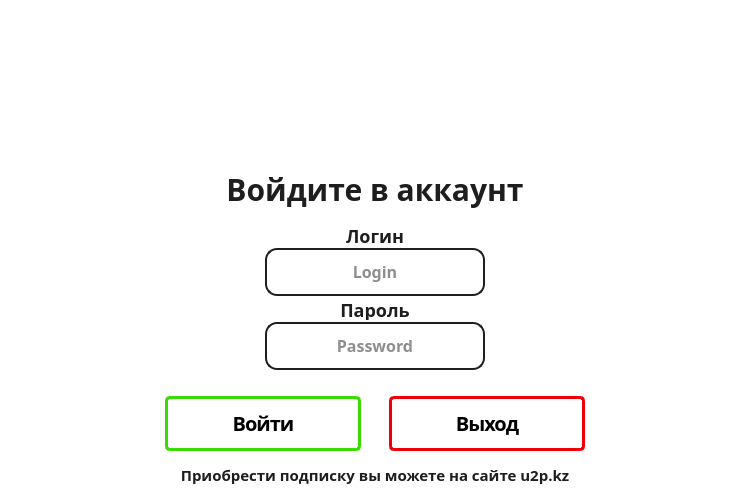
   <widget class="QWidget" name="widget_login" native="true">
    <property name="enabled">
     <bool>true</bool>
    </property>
    <property name="geometry">
     <rect>
      <x>0</x>
      <y>0</y>
      <width>750</width>
      <height>500</height>
     </rect>
    </property>
    <property name="styleSheet">
     <string notr="true">background-color: rgb(255, 255, 255);</string>
    </property>
    <widget class="QLabel" name="label_login_logo">
     <property name="geometry">
      <rect>
       <x>272</x>
       <y>41</y>
       <width>205</width>
       <height>114</height>
      </rect>
     </property>
     <property name="styleSheet">
      <string notr="true">background-color: rgba(0, 0, 0, 0);</string>
     </property>
     <property name="text">
      <string/>
     </property>
     <property name="pixmap">
      <pixmap>../Images/u2p_sim_full_logo.svg</pixmap>
     </property>
     <property name="scaledContents">
      <bool>true</bool>
     </property>
     <property name="wordWrap">
      <bool>true</bool>
     </property>
    </widget>
    <widget class="QLabel" name="label_login_in_your_account">
     <property name="geometry">
      <rect>
       <x>195</x>
       <y>169</y>
       <width>360</width>
       <height>40</height>
      </rect>
     </property>
     <property name="styleSheet">
      <string notr="true">color: #1E1E1E;
text-align: center;
font-feature-settings: 'clig' off, 'liga' off;
font-family: Montserrat ExtraBold;
font-size: 30px;
font-style: normal;
font-weight: 800;
line-height: 24px;</string>
     </property>
     <property name="text">
      <string>Войдите в аккаунт</string>
     </property>
     <property name="alignment">
      <set>Qt::AlignCenter</set>
     </property>
    </widget>
    <widget class="QLineEdit" name="lineEdit_login_login">
     <property name="geometry">
      <rect>
       <x>265</x>
       <y>248</y>
       <width>220</width>
       <height>48</height>
      </rect>
     </property>
     <property name="styleSheet">
      <string notr="true">border-radius: 12px;
border: 2px solid #1E1E1E;
padding-top: -1px;

color: #1E1E1E;
text-align: center;
font-feature-settings: 'clig' off, 'liga' off;
font-family: Montserrat ExtraBold;
font-size: 16px;
font-style: normal;
font-weight: 800;
line-height: 24px;

padding-top: -1px;</string>
     </property>
     <property name="alignment">
      <set>Qt::AlignCenter</set>
     </property>
     <property name="placeholderText">
      <string>Login</string>
     </property>
    </widget>
    <widget class="QLineEdit" name="lineEdit_login_password">
     <property name="geometry">
      <rect>
       <x>265</x>
       <y>322</y>
       <width>220</width>
       <height>48</height>
      </rect>
     </property>
     <property name="styleSheet">
      <string notr="true">border-radius: 12px;
border: 2px solid #1E1E1E;
padding-top: -1px;

color: #1E1E1E;
text-align: center;
font-feature-settings: 'clig' off, 'liga' off;
font-family: Montserrat ExtraBold;
font-size: 16px;
font-style: normal;
font-weight: 800;
line-height: 24px;

padding-top: -1px;</string>
     </property>
     <property name="echoMode">
      <enum>QLineEdit::Password</enum>
     </property>
     <property name="alignment">
      <set>Qt::AlignCenter</set>
     </property>
     <property name="placeholderText">
      <string>Password</string>
     </property>
    </widget>
    <widget class="QLabel" name="label_login_login">
     <property name="geometry">
      <rect>
       <x>265</x>
       <y>226</y>
       <width>220</width>
       <height>20</height>
      </rect>
     </property>
     <property name="styleSheet">
      <string notr="true">color: #1E1E1E;
text-align: center;
font-feature-settings: 'clig' off, 'liga' off;
font-family: Montserrat ExtraBold;
font-size: 18px;
font-style: normal;
font-weight: 800;
line-height: 24px;</string>
     </property>
     <property name="text">
      <string>Логин</string>
     </property>
     <property name="alignment">
      <set>Qt::AlignCenter</set>
     </property>
    </widget>
    <widget class="QLabel" name="label_login_password">
     <property name="geometry">
      <rect>
       <x>265</x>
       <y>300</y>
       <width>220</width>
       <height>20</height>
      </rect>
     </property>
     <property name="styleSheet">
      <string notr="true">color: #1E1E1E;
text-align: center;
font-feature-settings: 'clig' off, 'liga' off;
font-family: Montserrat ExtraBold;
font-size: 18px;
font-style: normal;
font-weight: 800;
line-height: 24px;</string>
     </property>
     <property name="text">
      <string>Пароль</string>
     </property>
     <property name="alignment">
      <set>Qt::AlignCenter</set>
     </property>
    </widget>
    <widget class="QPushButton" name="pushButton_login_exit">
     <property name="geometry">
      <rect>
       <x>389</x>
       <y>396</y>
       <width>196</width>
       <height>55</height>
      </rect>
     </property>
     <property name="font">
      <font>
       <family>Montserrat ExtraBold</family>
       <pointsize>-1</pointsize>
       <weight>99</weight>
       <italic>false</italic>
       <bold>true</bold>
      </font>
     </property>
     <property name="layoutDirection">
      <enum>Qt::LeftToRight</enum>
     </property>
     <property name="styleSheet">
      <string notr="true">QPushButton{

border-radius: 5px;
border: 3px solid rgba(239, 0, 9, 1);
color: rgb(0, 0, 0);
padding-top: -1px;

font-family: Montserrat ExtraBold;
font-size: 20px;
font-style: normal;
font-weight: 800;
line-height: 24px; /* 120% */
letter-spacing: -1px;

}

QPushButton::hover{

border-radius: 5px;
border: 3px solid rgba(47, 47, 47, 1);
color: #fff;
padding-top: -1px;
background-color:rgba(239, 0, 9, 1);
}</string>
     </property>
     <property name="text">
      <string>Выход</string>
     </property>
    </widget>
    <widget class="QPushButton" name="pushButton_login_login">
     <property name="geometry">
      <rect>
       <x>165</x>
       <y>396</y>
       <width>196</width>
       <height>55</height>
      </rect>
     </property>
     <property name="font">
      <font>
       <family>Montserrat ExtraBold</family>
       <pointsize>-1</pointsize>
       <weight>99</weight>
       <italic>false</italic>
       <bold>true</bold>
      </font>
     </property>
     <property name="layoutDirection">
      <enum>Qt::LeftToRight</enum>
     </property>
     <property name="styleSheet">
      <string notr="true">QPushButton{

border-radius: 5px;
border: 3px solid rgba(57, 219, 0, 1);
color: rgb(0, 0, 0);
padding-top: -1px;

font-family: Montserrat ExtraBold;
font-size: 20px;
font-style: normal;
font-weight: 800;
line-height: 24px; /* 120% */
letter-spacing: -1px;

}

QPushButton::hover{

border-radius: 5px;
border: 3px solid rgba(47, 47, 47, 1);
color:#fff;
padding-top: -1px;
background-color:rgba(57, 219, 0, 1);
}

</string>
     </property>
     <property name="text">
      <string>Войти</string>
     </property>
    </widget>
    <widget class="QLabel" name="label_login_sub">
     <property name="geometry">
      <rect>
       <x>150</x>
       <y>465</y>
       <width>450</width>
       <height>20</height>
      </rect>
     </property>
     <property name="autoFillBackground">
      <bool>false</bool>
     </property>
     <property name="styleSheet">
      <string notr="true">background-color: rgba(0, 0, 0, 0);

color: #1E1E1E;
text-align: center;
font-feature-settings: 'clig' off, 'liga' off;
font-family: Montserrat ExtraBold;
font-size: 15px;
font-style: normal;
font-weight: 800;
line-height: 24px;</string>
     </property>
     <property name="text">
      <string>Приобрести подписку вы можете на сайте u2p.kz</string>
     </property>
     <property name="alignment">
      <set>Qt::AlignCenter</set>
     </property>
    </widget>
    <widget class="QLabel" name="label_login_background">
     <property name="geometry">
      <rect>
       <x>0</x>
       <y>0</y>
       <width>750</width>
       <height>500</height>
      </rect>
     </property>
     <property name="text">
      <string/>
     </property>
     <property name="pixmap">
      <pixmap>../Images/background_logn_and_startmenu.png</pixmap>
     </property>
    </widget>
    <zorder>label_login_background</zorder>
    <zorder>label_login_logo</zorder>
    <zorder>label_login_in_your_account</zorder>
    <zorder>lineEdit_login_login</zorder>
    <zorder>lineEdit_login_password</zorder>
    <zorder>label_login_login</zorder>
    <zorder>label_login_password</zorder>
    <zorder>pushButton_login_exit</zorder>
    <zorder>pushButton_login_login</zorder>
    <zorder>label_login_sub</zorder>
   </widget>
